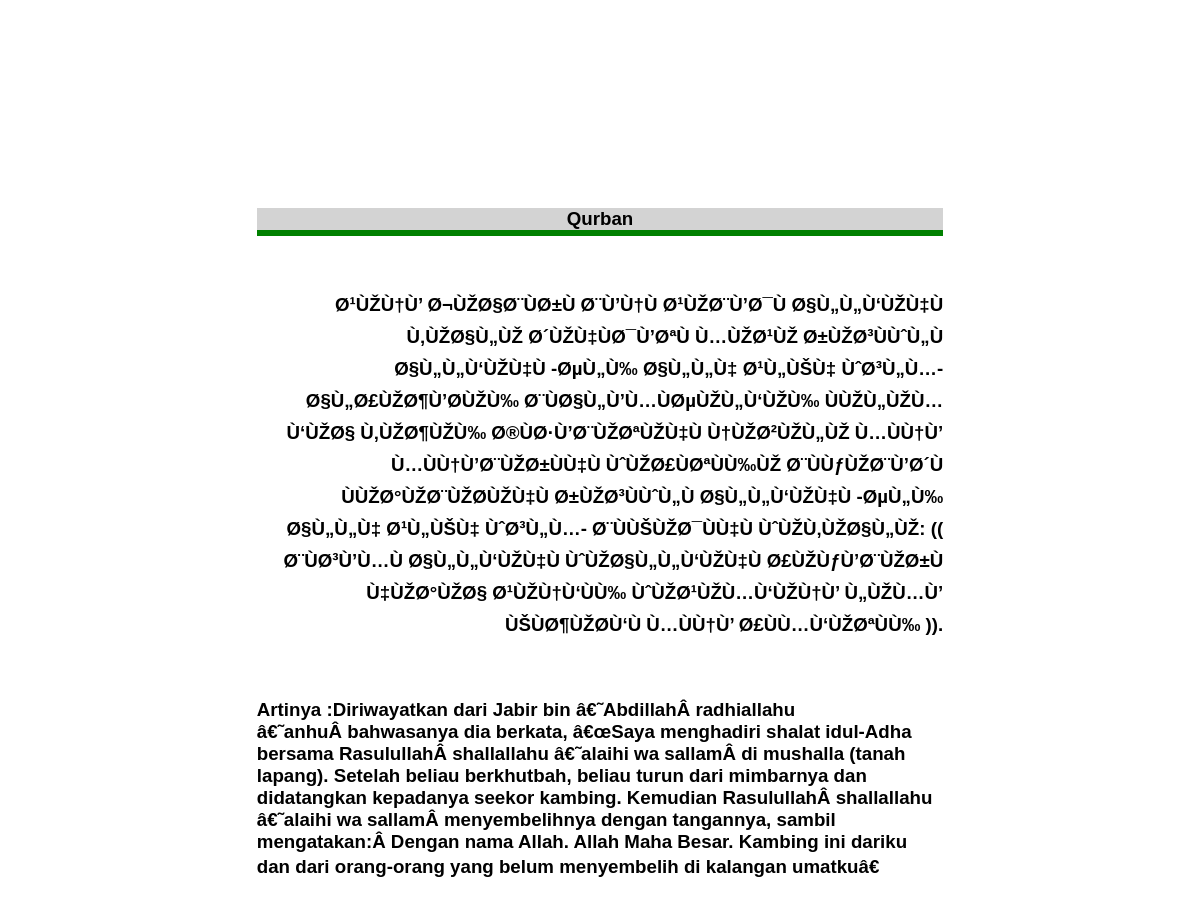
Screenshot of /detail.php?idd=49 with the database file from the repository.
### tables this page shows
CREATE TABLE `hadits` (
  `id_hadits` int(11) NOT NULL,
  `jenis_hadits` text NOT NULL,
  `ayat` text NOT NULL,
  `artinya` text NOT NULL
);

### detail.php (the view, shortened to what this page needs)
<?php
$idd=$_GET['idd'];
$q=mysql_query("SELECT * FROM hadits WHERE id_hadits='$idd'");
$data=mysql_fetch_array($q);
?>
<html>
<head>
<link rel="stylesheet" type="text/css" href="style.css" />
</head>
<body style= "font-family: 'Vidaloka', sans-serif; ";>
<center>
	<h3 style= "text-align: center; width:60%;  border-bottom: 6px solid green; background-color: lightgrey;"; ><?php echo $data['jenis_hadits'];?></h3></br>
	<h3 style= "text-align: right; width:60%"><?php echo $data['ayat'];?></h3></br>
	<h3 style= "text-align: left; width:60%"><?php echo $data['artinya'];?></h3></br>
</center>
</body>
</html>

### style.css (style rules this page uses)
body { padding: 200px 20px; }

### rows the page displays
hadits: jenis_hadits "Qurban", ayat "Ø¹ÙŽÙ†Ù’ Ø¬ÙŽØ§Ø¨ÙØ±Ù Ø¨Ù’Ù†Ù Ø¹ÙŽØ¨Ù’Ø¯Ù Ø§Ù„Ù„Ù‘ÙŽÙ‡Ù Ù‚ÙŽØ§Ù„ÙŽ Ø´ÙŽÙ‡ÙØ¯Ù’ØªÙ Ù…ÙŽØ¹ÙŽ Ø±ÙŽØ³ÙÙˆÙ„Ù Ø§Ù„Ù„Ù‘ÙŽÙ‡Ù -ØµÙ„Ù‰ Ø§Ù„Ù„Ù‡ Ø¹Ù„ÙŠÙ‡ ÙˆØ³Ù„Ù…- Ø§Ù„Ø£ÙŽØ¶Ù’Ø­ÙŽÙ‰ Ø¨ÙØ§Ù„Ù’Ù…ÙØµÙŽÙ„Ù‘ÙŽÙ‰ ÙÙŽÙ„ÙŽÙ…Ù‘ÙŽØ§ Ù‚ÙŽØ¶ÙŽÙ‰ Ø®ÙØ·Ù’Ø¨ÙŽØªÙŽÙ‡Ù Ù†ÙŽØ²ÙŽÙ„ÙŽ Ù…ÙÙ†Ù’ Ù…ÙÙ†Ù’Ø¨ÙŽØ±ÙÙ‡Ù ÙˆÙŽØ£ÙØªÙÙ‰ÙŽ Ø¨ÙÙƒÙŽØ¨Ù’Ø´Ù ÙÙŽØ°ÙŽØ¨ÙŽØ­ÙŽÙ‡Ù Ø±ÙŽØ³ÙÙˆÙ„Ù Ø§Ù„Ù„Ù‘ÙŽÙ‡Ù -ØµÙ„Ù‰ Ø§Ù„Ù„Ù‡ Ø¹Ù„ÙŠÙ‡ ÙˆØ³Ù„Ù…- Ø¨ÙÙŠÙŽØ¯ÙÙ‡Ù ÙˆÙŽÙ‚ÙŽØ§Ù„ÙŽ: (( Ø¨ÙØ³Ù’Ù…Ù Ø§Ù„Ù„Ù‘ÙŽÙ‡Ù ÙˆÙŽØ§Ù„Ù„Ù‘ÙŽÙ‡Ù Ø£ÙŽÙƒÙ’Ø¨ÙŽØ±Ù Ù‡ÙŽØ°ÙŽØ§ Ø¹ÙŽÙ†Ù‘ÙÙ‰ ÙˆÙŽØ¹ÙŽÙ…Ù‘ÙŽÙ†Ù’ Ù„ÙŽÙ…Ù’ ÙŠÙØ¶ÙŽØ­Ù‘Ù Ù…ÙÙ†Ù’ Ø£ÙÙ…Ù‘ÙŽØªÙÙ‰ )).", artinya "Artinya :Diriwayatkan dari Jabir bin â€˜AbdillahÂ radhiallahu â€˜anhuÂ bahwasanya dia berkata, â€œSaya menghadiri shalat idul-Adha bersama RasulullahÂ shallallahu â€˜alaihi wa sallamÂ di mushalla (tanah lapang). Setelah beliau berkhutbah, beliau turun dari mimbarnya dan didatangkan kepadanya seekor kambing. Kemudian RasulullahÂ shallallahu â€˜alaihi wa sallamÂ menyembelihnya dengan tangannya, sambil mengatakan:Â Dengan nama Allah. Allah Maha Besar. Kambing ini dariku dan dari orang-orang yang belum menyembelih di kalangan umatkuâ€"
